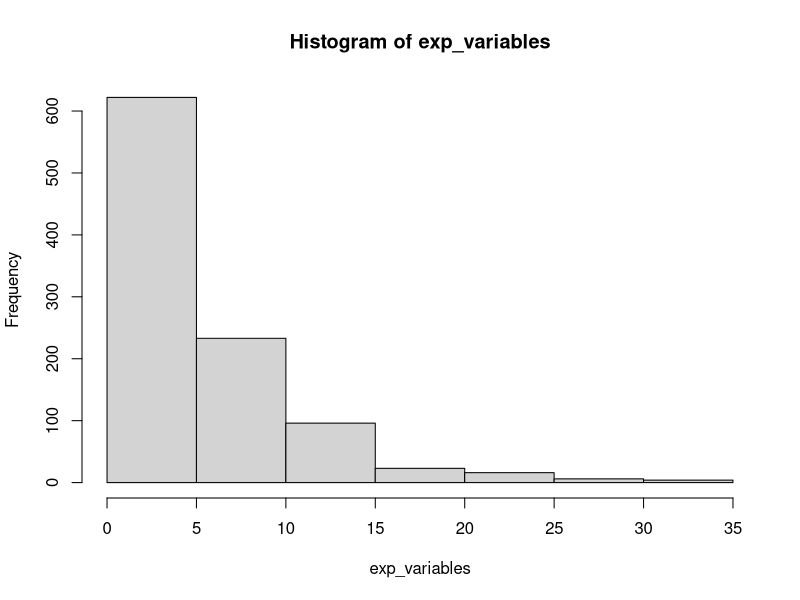
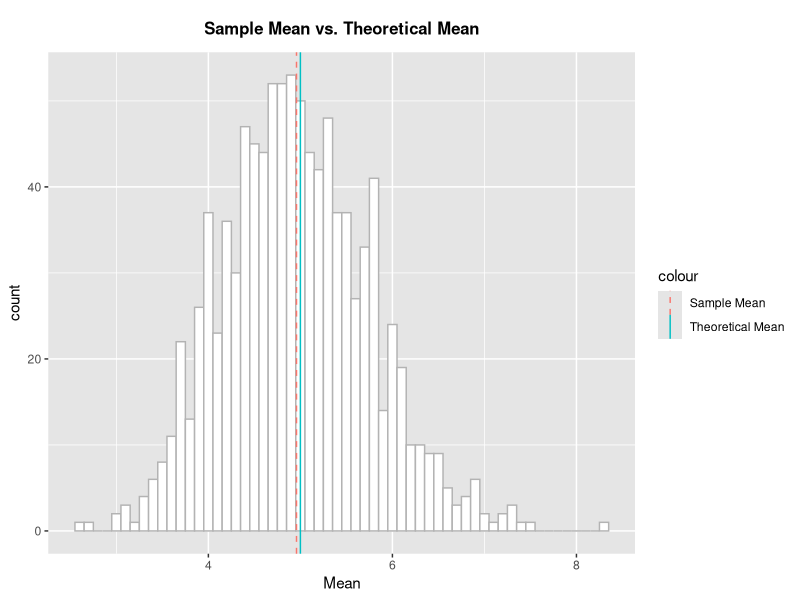
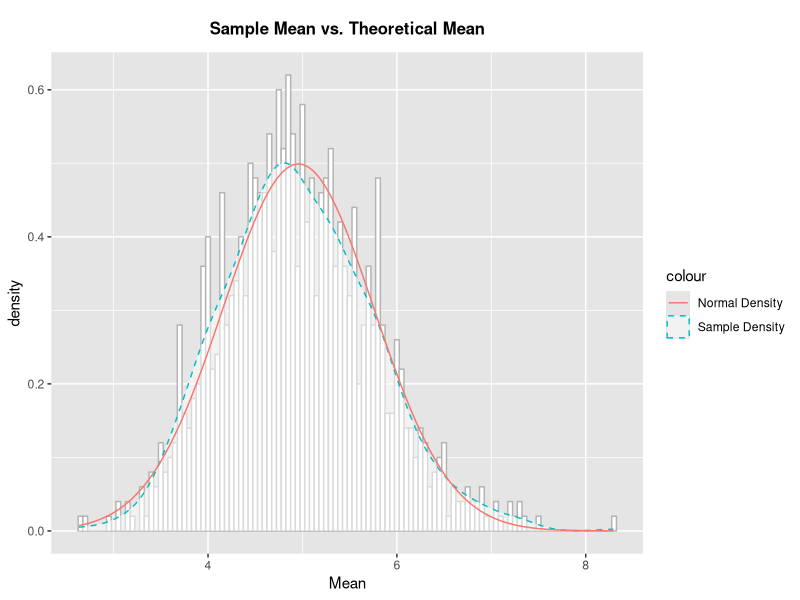
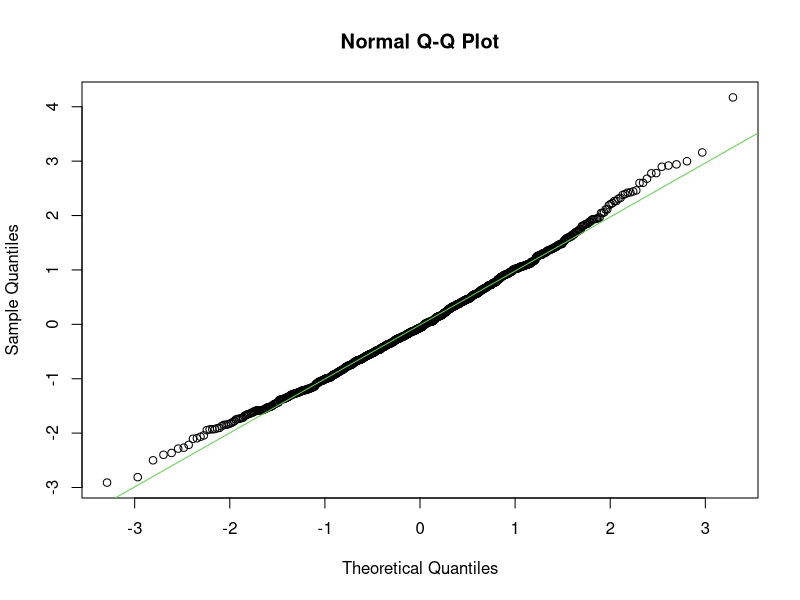

Recreate these plots in R, in order.
## ---- chunk 1
knitr::opts_chunk$set(cache = TRUE, error = TRUE, message=FALSE, warning=FALSE)
library(ggplot2)
## ---- chunk 2
lambda <- 0.2
sample_size <- 40
no_sim <- 1000

exp_variables <- rexp(no_sim, lambda)
hist(exp_variables)
## ---- chunk 3
mean(exp_variables)
## ---- chunk 4
sim <- data.frame(ncol=2,nrow=1000)
names(sim) <- c("Index","Mean")

for (i in 1 : no_sim){
  sim[i,1] <- i
  sim[i,2] <- mean(rexp(sample_size, lambda))

}
## ---- chunk 5
sample_mean <- mean(sim$Mean)
sample_mean
## ---- chunk 6
theoretical_mean <- 1/lambda
theoretical_mean
## ---- chunk 7
plt1 <- ggplot(data = sim, aes(x = Mean)) + 
  geom_histogram(binwidth = .1, color = "grey70", fill = "white") + #plotting histogram
  geom_vline(aes(xintercept = sample_mean, color = "Sample Mean"), linetype = "dashed") +
  geom_vline(aes(xintercept = theoretical_mean, color = "Theoretical Mean")) +
  labs(title = "Sample Mean vs. Theoretical Mean") + 
  theme(plot.title = element_text(size = 12, face = "bold",
      margin = margin(10, 0, 10, 0), hjust = 0.5),
      panel.background = element_rect(fill = "grey90")
  )
print(plt1)
## ---- chunk 8
sample_var <- var(sim$Mean)
sample_var
## ---- chunk 9
theoretical_var <- 1/(lambda*lambda)/sample_size
theoretical_var
## ---- chunk 10
plt2 <- ggplot(data = sim, aes(x = Mean))+
  geom_histogram(binwidth = 0.05,aes(y=..density..), color = "grey70", fill = "white") + 
  geom_density(alpha = .5, fill = "white", aes(color="Sample Density"), linetype="dashed") +
  labs(title = "Sample Mean vs. Theoretical Mean") + 
  theme(plot.title= element_text(size = 12, face = "bold",
      margin = margin(10, 0, 10, 0), hjust = 0.5),
      panel.background = element_rect(fill = "grey90")) +
  stat_function(fun = dnorm, args = list(mean = sample_mean, sd = sqrt(sample_var)), 
                aes(color="Normal Density"))
print(plt2)

## ---- chunk 11
means <- sim$Mean
means <- means - sample_mean
means <- means / sqrt(sample_var)
qqnorm(means, main ="Normal Q-Q Plot")
qqline(means, col = "3")
